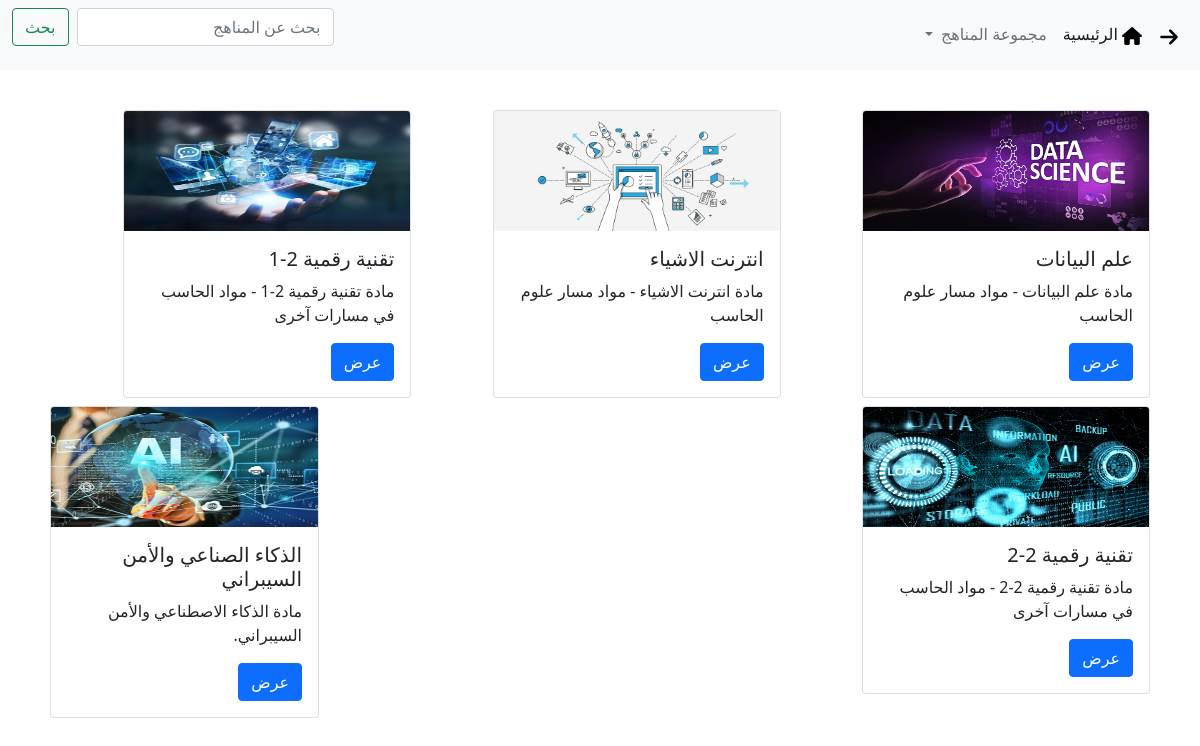
The app's page /search/ with its own data.
### main/models.py (models this page shows, shortened)
class Subject(models.Model):
    grade = models.ForeignKey(Grade, on_delete=models.CASCADE)
    title = models.CharField(max_length=150)

class Grade(models.Model):
    title = models.CharField(max_length=150)

### main/views.py (the view)
def search(request):
    subjects = Subject.objects.filter(Q(title__icontains=request.POST.get('search', '')))
    return render(request, 'search.html', {'subjects': subjects})

### templates/search.html
{% extends 'home.html' %}
{% block content %}
{% if subjects %}
<div class="container">
<div class="row p-3" style="margin-top: 20px">
  {% for subject in subjects %}
    <div class="col p-1">
        <div class="card" style="width: 18rem;">
          <img src="/static/{{ subject.id }}.jpg" class="card-img-top" alt="..." height="120">
            <div class="card-body">
              <h5 class="card-title">{{ subject.title }}</h5>
              <p class="card-text">مادة {{ subject.title }} - {{ subject.grade.title }}</p>
              <a href="{{ subject.link }}" class="btn btn-primary">عرض</a>
            </div>
          </div>
    </div>
  {% endfor %}
  <div class="col-3 p-1">
    <div class="card">
      <img src="/static/8.jpg" class="card-img-top" alt="..." height="120">
        <div class="card-body">
          <h5 class="card-title">الذكاء الصناعي والأمن السيبراني</h5>
          <p class="card-text">مادة الذكاء الاصطناعي والأمن السيبراني.</p>
          <a href="#" class="btn btn-primary">عرض</a>
        </div>
      </div>
</div>
</div>
</div>
{% else %}
<h2 class="pd-5" style="margin-top: 50; margin-right: 50">لا توجد نتائج للبحث.</h2>
{% endif %}
{% endblock %}

### records on screen
Subject: shows a picture, title "علم البيانات", grade "مواد مسار علوم الحاسب"
Subject: shows a picture, title "انترنت الاشياء", grade "مواد مسار علوم الحاسب"
Subject: shows a picture, title "تقنية رقمية 2-1", grade "مواد الحاسب في مسارات آخرى"
Subject: shows a picture, title "تقنية رقمية 2-2", grade "مواد الحاسب في مسارات آخرى"
